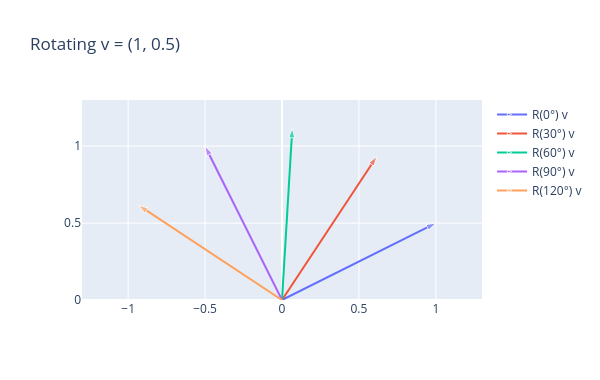

Write notebook code for a chart like this one.
### Markdown cell above
### Matrices and Matrix-Vector Multiplication
A **matrix** $A$ is a grid of numbers. Multiplying a vector by a matrix produces a new vector:<br>
$(A\mathbf{v})_i = \sum_j A_{ij}\,v_j$<br>

$$
\begin{pmatrix} 2 & 0 \\ 0 & 1 \end{pmatrix}
\begin{pmatrix} 1 \\ 1 \end{pmatrix}
=
\begin{pmatrix} 2\cdot1 + 0\cdot1 \\ 0\cdot1 + 1\cdot1 \end{pmatrix}
=
\begin{pmatrix} 2 \\ 1 \end{pmatrix}
$$

A matrix is a **linear operator**: it stretches, rotates, or reflects vectors, and it respects addition and scaling<br>
$A(c_1\mathbf{u} + c_2\mathbf{v}) = c_1 A\mathbf{u} + c_2 A\mathbf{v}$

### Code cell
def rotation(theta):
    c, s = np.cos(theta), np.sin(theta)
    return np.array([[c, -s],
                     [s,  c]])


v = np.array([1.0, 0.5])
R = rotation(np.radians(60))

print("R @ v          =", np.round(R @ v, 4))
print("|v|, |R v|     =", np.linalg.norm(v).round(4), np.linalg.norm(R @ v).round(4))
print("Rᵀ R = I       :", np.allclose(R.T @ R, np.eye(2)))
print("R(30°) R(30°) = R(60°):", np.allclose(rotation(np.radians(30)) @ rotation(np.radians(30)), R))

fig = go.Figure()
for deg in (0, 30, 60, 90, 120):
    w = rotation(np.radians(deg)) @ v
    fig.add_scatter(x=[0, w[0]], y=[0, w[1]], mode='lines+markers', name=f'R({deg}°) v',
                    marker=dict(size=[0, 10], symbol='arrow', angleref='previous'))
fig.update_layout(width=600, height=380, title='Rotating v = (1, 0.5)',
                  xaxis=dict(range=[-1.3, 1.3], constrain='domain'),
                  yaxis=dict(range=[0, 1.3], scaleanchor='x', constrain='domain'))
fig.show()

### Figure 1 — Plotly figure (JSON) as saved in the notebook; plotly's stock layout.template omitted (floating-point values rounded to 4 significant figures)
{"data": [{"marker": {"angleref": "previous", "size": [0, 10], "symbol": "arrow"}, "mode": "lines+markers", "name": "R(0°) v", "type": "scatter", "x": [0, 1], "y": [0, 0.5]}, {"marker": {"angleref": "previous", "size": [0, 10], "symbol": "arrow"}, "mode": "lines+markers", "name": "R(30°) v", "type": "scatter", "x": [0, 0.616], "y": [0, 0.933]}, {"marker": {"angleref": "previous", "size": [0, 10], "symbol": "arrow"}, "mode": "lines+markers", "name": "R(60°) v", "type": "scatter", "x": [0, 0.06699], "y": [0, 1.116]}, {"marker": {"angleref": "previous", "size": [0, 10], "symbol": "arrow"}, "mode": "lines+markers", "name": "R(90°) v", "type": "scatter", "x": [0, -0.5], "y": [0, 1]}, {"marker": {"angleref": "previous", "size": [0, 10], "symbol": "arrow"}, "mode": "lines+markers", "name": "R(120°) v", "type": "scatter", "x": [0, -0.933], "y": [0, 0.616]}], "layout": {"height": 380, "title": {"text": "Rotating v = (1, 0.5)"}, "width": 600, "xaxis": {"constrain": "domain", "range": [-1.3, 1.3]}, "yaxis": {"constrain": "domain", "range": [0, 1.3], "scaleanchor": "x"}}}
